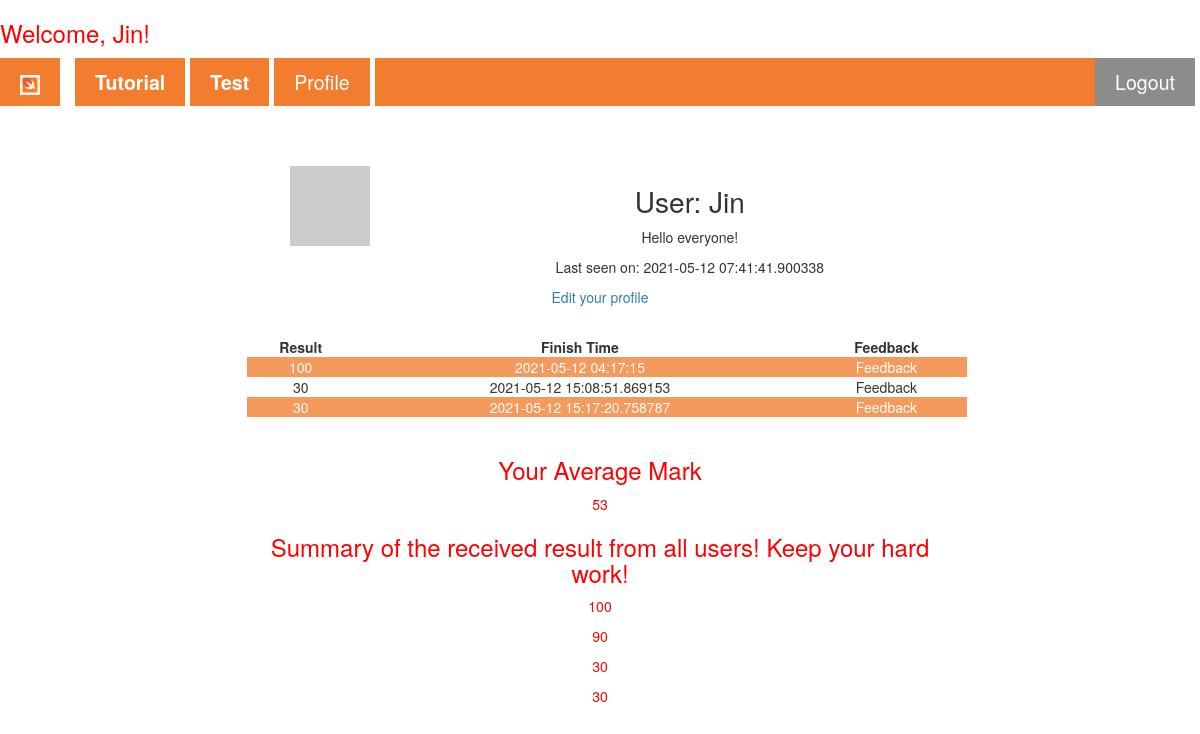
The app's page /user/Jin (signed in), older data.
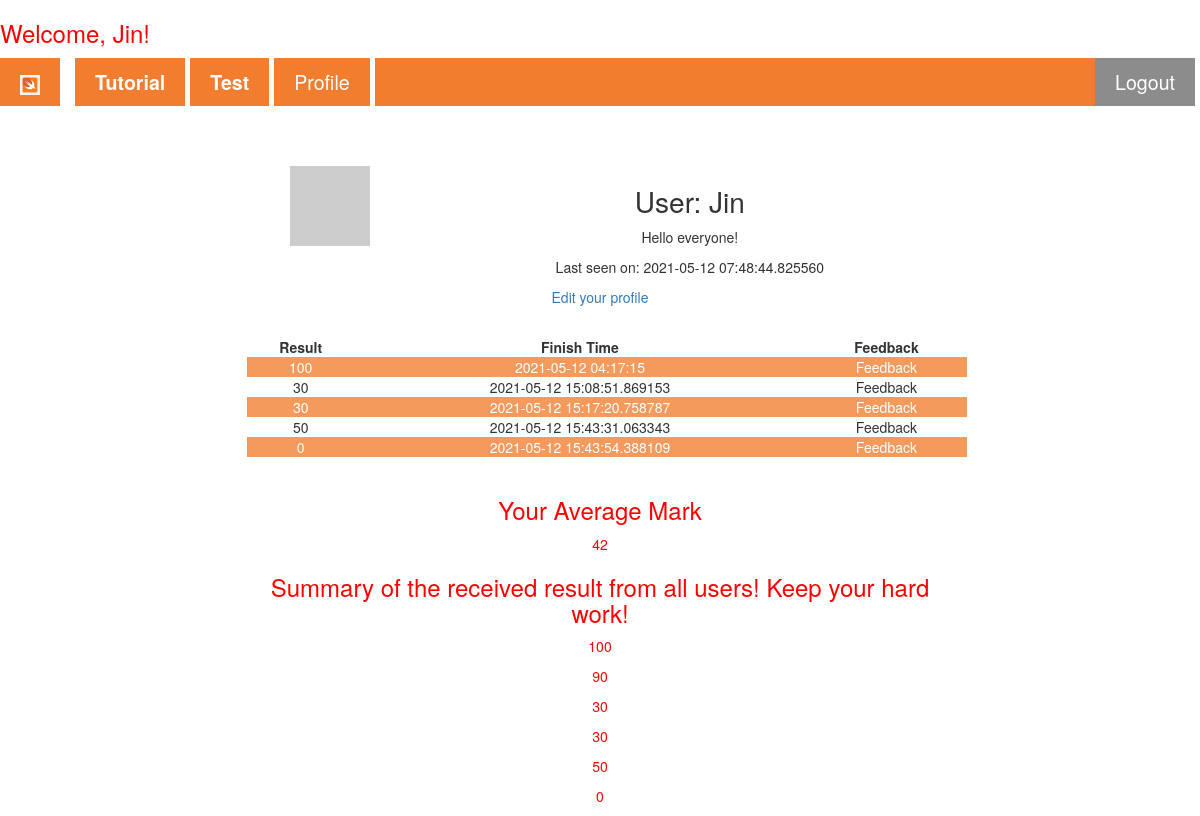
The same page, newer data.
### app/models.py (models this page shows, shortened)
class User(UserMixin, db.Model):
    id = db.Column(db.Integer, primary_key=True)
    username = db.Column(db.String(64), index=True, unique=True)
    email = db.Column(db.String(120), index=True, unique=True)
    password_hash = db.Column(db.String(128))
    about_me = db.Column(db.String(140))
    last_seen = db.Column(db.DateTime, default=datetime.utcnow)
    posts = db.relationship('Post', backref='author', lazy='dynamic')
    def avatar(self, size): # Add avatar to one user #
        digest = md5(self.email.lower().encode('utf-8')).hexdigest()
        return 'https://www.gravatar.com/avatar/{}?d=identicon&s={}'.format(
            digest, size)

class Post(UserMixin,db.Model):
    id = db.Column(db.Integer, primary_key=True)
    Mark = db.Column(db.Integer)
    Finish_Time = db.Column(db.DateTime, index=True, default=datetime.utcnow)
    Feedback = db.Column(db.String(1000))
    user_id = db.Column(db.Integer, db.ForeignKey('user.id'))

### app/routes.py (the view)
@app.route('/user/<username>')
@login_required
def user(username):
    list=[]
    average = 0
    user = User.query.filter_by(username=username).first_or_404()
    mark=Post.query.filter_by(user_id=user.id)[-1]
    allmark=Post.query.filter_by(user_id=user.id).all()
    all=Post.query.all()
    for i in allmark:
        list.append(i.Mark)
        print(list)
    for i in list:
        average+=int(i)
    average=average/len(list)
    average=int(average)
    return render_template('user.html', user=user, mark=mark, all=all,average=average, allmark=allmark)

### app/models.py (called while the page is built)
@login.user_loader
def load_user(id):
    return User.query.get(int(id))

### app/routes.py (called while the page is built)
@app.before_request
def before_request():
    if current_user.is_authenticated:
        current_user.last_seen = datetime.utcnow()
        db.session.commit()

### app/templates/user.html (shortened to what this page needs)
{% extends "base.html" %}
{% block articles %}
<div class="formcontainer" style="border: none; margin-top: 5%;">
  <table>
    <tr valign="top">
        <td><img src="{{ user.avatar(128) }}"></td>
        <td>
            <h1>User: {{ user.username }}</h1>
            {% if user.about_me %}<p>{{ user.about_me }}</p>{% endif %}
            {% if user.last_seen %}<p>Last seen on: {{ user.last_seen }}</p>{% endif %}
        </td>
    </tr>
  </table>
  {% if user == current_user %}
  <p><a href="{{ url_for('edit_profile') }}">Edit your profile</a></p>
  {% endif %}
  <br>
  <table>
    <tr valign="top">
      <td><b>Result</b></td>
      <td><b>Finish Time</b></td>
      <td><b>Feedback</b></td>
    </tr>
    {% for j in allmark%}
    <tr>
      <td>{{j.Mark}}</td>
      <td>{{j.Finish_Time}}</td>
      <td>
        <details>
          <summary>Feedback</summary>
        </details>
      </td>
    </tr>
    {% endfor %}
  </table><br>
  <h3 class="redp">Your Average Mark</h3>
  <p class="redp">{{average}}</p>
  <h3 class="redp">Summary of the received result from all users! Keep your hard work!</h3>
  {% for i in all %}
  <p class="redp">{{i.Mark}}</p>
  {% endfor %}
</div>
{% endblock %}

### app/templates/base.html (shortened to what this page needs)
<!DOCTYPE html>
<html lang="en">
<head>
    <link rel="stylesheet" href="https://maxcdn.bootstrapcdn.com/bootstrap/3.4.0/css/bootstrap.min.css"/>
    <link rel="stylesheet" href="{{ url_for('static', filename='nav_css.css')}}">
</head>
<body>
  {% if current_user.is_authenticated %}
  <h3 class="redp">Welcome, {{ current_user.username }}!</h3>
  {% endif %}
    <nav class="sticky">
        <ul class="ul_mainstyle">
            <li><a href="/"><img src="{{ url_for('static', filename='/Image/swift_icon.png')}}" alt="home icon"></a>
            </li>
            <li><a href="/Setup"><b>Tutorial</b></a></li>
            <li><a href="/Test"><b>Test</b></a></li>
            {% if not current_user.is_anonymous %}
            <li>
              <a href="{{ url_for('user', username=current_user.username) }}">Profile</a>
            </li>
            {% endif %}
            {% if current_user.is_anonymous %}
            <li class="loginbutton">
              <a href="{{ url_for('login') }}"><b>Login</b></a>
            </li>
            {% else %}
            <li class="loginbutton">
              <a href="{{ url_for('logout') }}">Logout</a>
            </li>
            {% endif %}
        </ul>
      </nav>
      {% block articles %}{% endblock %}
</body>
</html>

### app/static/nav_css.css (style rules this page uses)
html { font-family: Arial, Helvetica, sans-serif; line-height: 2; }
a { text-decoration: none; }
body { counter-reset: section; }
.formcontainer { text-align: center; }
.loginbutton { background-color: grey; color: white; float: right; }
nav ul.ul_mainstyle { margin: 1% 0 0 0; padding: 0; overflow: hidden; background-color: rgb(241, 112, 25); list-style-type: none; }
nav ul li { float: left; border-right: solid 5px white; }
li:first-of-type { border-right: solid 15px white; }
nav ul li a { display: block; color: white; text-align: center; text-decoration: none; padding: 10px 20px 10px; font-size: 140%; }
nav ul li img { height: 20px; width: auto; }
.sticky { position: sticky; top: 0; width: 100%; z-index: 10; opacity: 0.9; }
.redp { color: red; }
tr:nth-child(even) { background-color: rgb(241, 112, 25); color: white; opacity: 0.7; }
h1 { font-size: 200%; }
table { border-collapse: collapse; width: 100%; margin-left: 1%; }
.formcontainer { margin: auto; margin-top: 1%; width: 60%; border: 1px solid grey; padding: 70 50 50 50; text-align: center; border-radius: 10px; }

Row changes from the older to the newer data that the page shows:
changed User "Jin": last_seen "2021-05-12 07:41:41.900338" → "2021-05-12 07:48:44.825560"
added Post: Mark "50", Finish_Time "2021-05-12 15:43:31.063343"
added Post: Mark "0", Finish_Time "2021-05-12 15:43:54.388109"
Text that changed along with them:
{{ average }}: "53" → "42"
